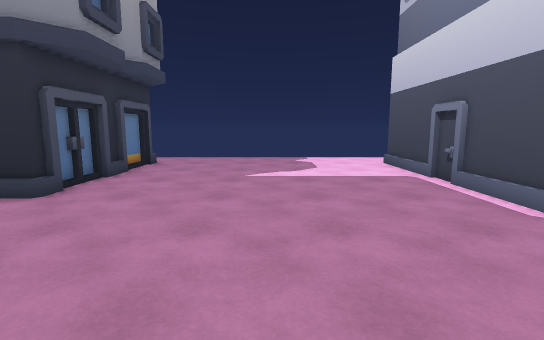
view 1 (above)

22 first-person views from a walk through a 3-D level made in the Unity game engine. The camera is 1.4 m above the floor, tilts 8° down and sees 85° across. The floor is counted in squares, 0.9 m on a side. Each view is taken from the middle of a square. On the plan, view 1 faces up. The plan holds only what a view shows up to about 15 squares ahead; the rest is blank. The place goes on beyond the plan. The player is left out. Some animated figures are not drawn. Some surface patterns are stand-ins.

view 2
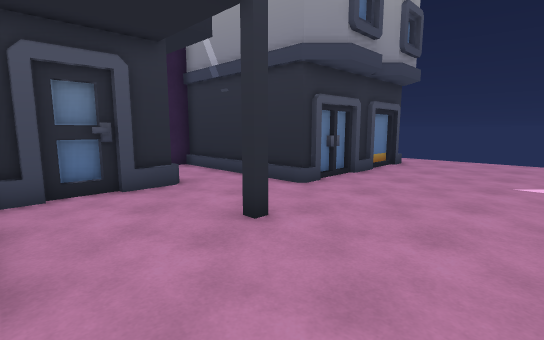

view 3
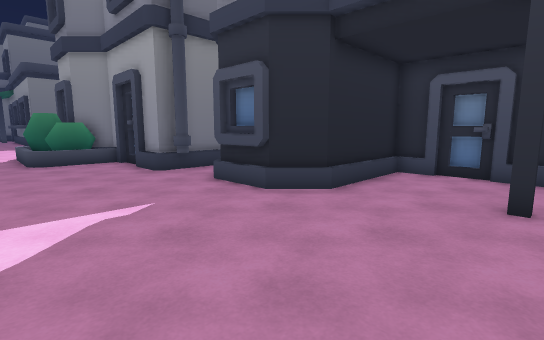

view 4
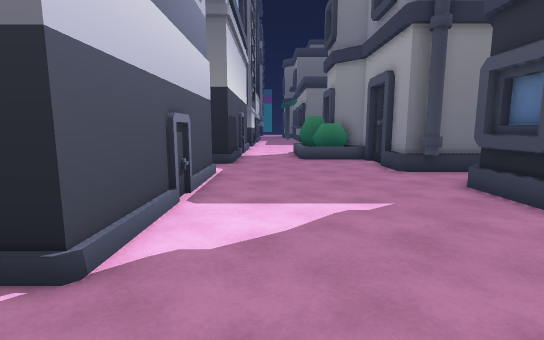

view 5
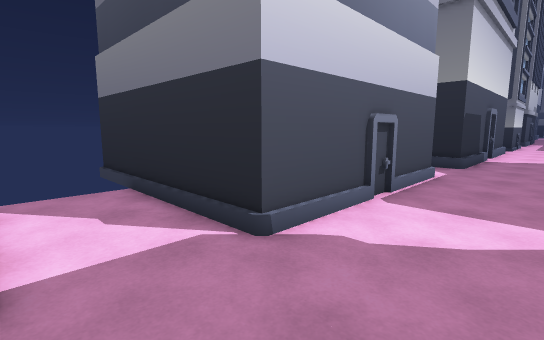

view 6
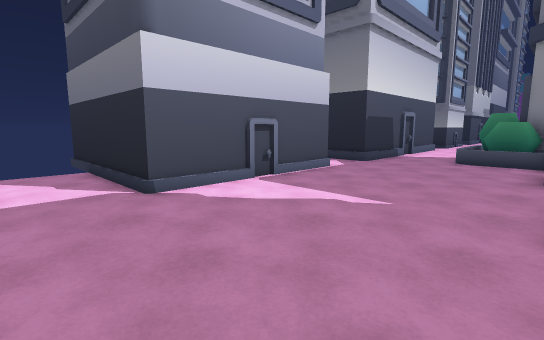

view 7
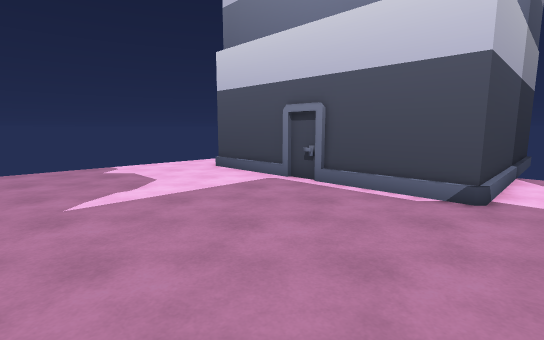

view 8
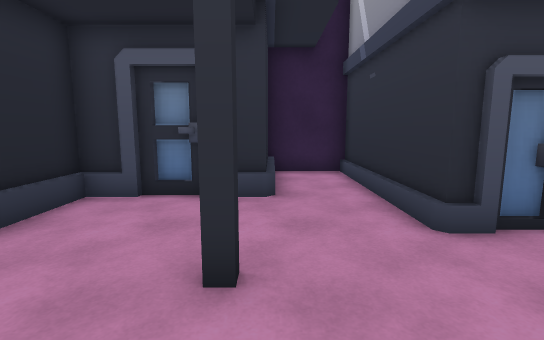

view 9
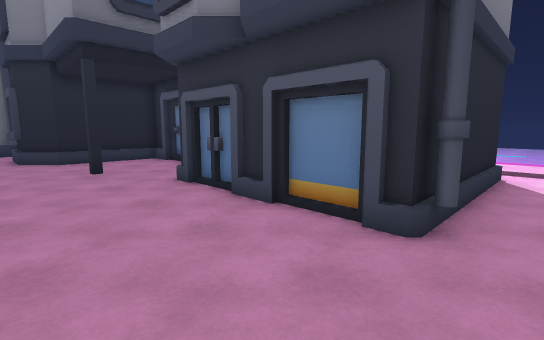

view 10
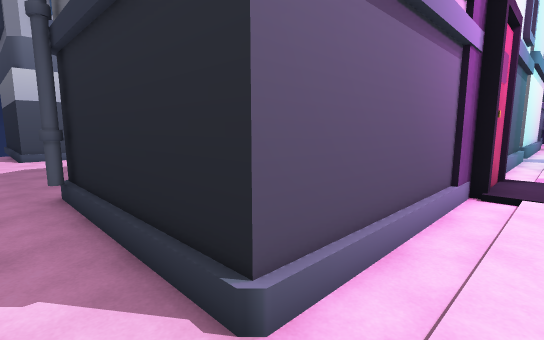

view 11
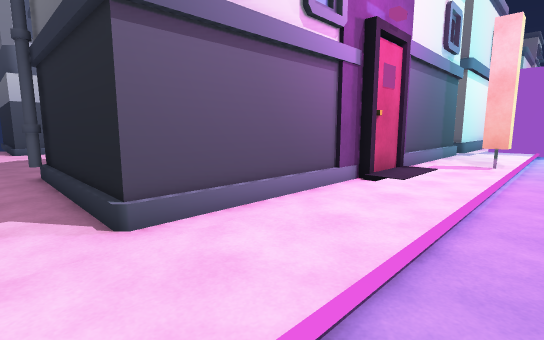

view 12
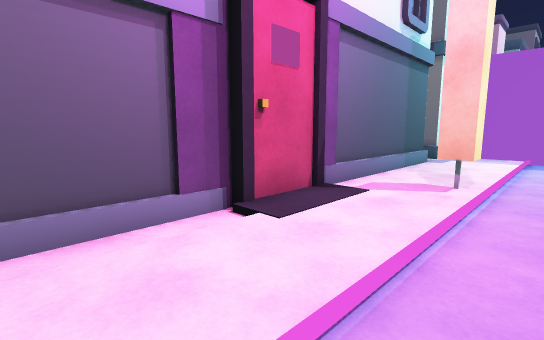

view 13
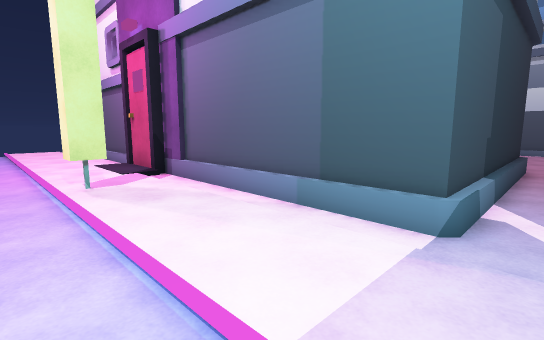

view 14
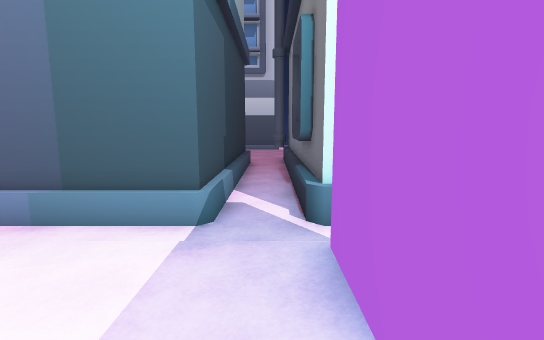

view 15
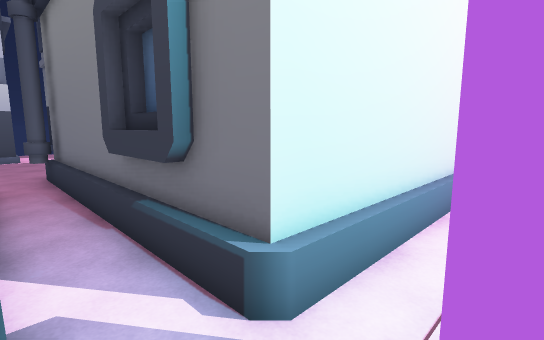

view 16
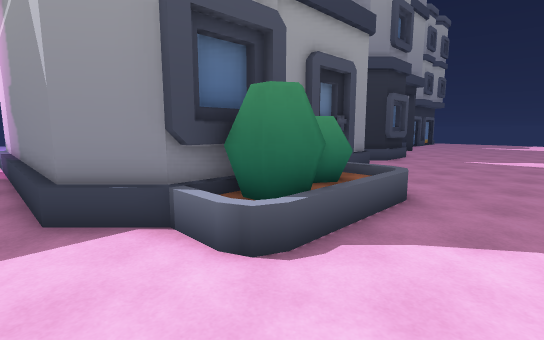

view 17
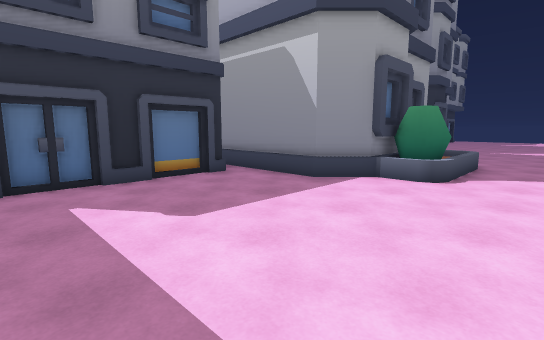

view 18
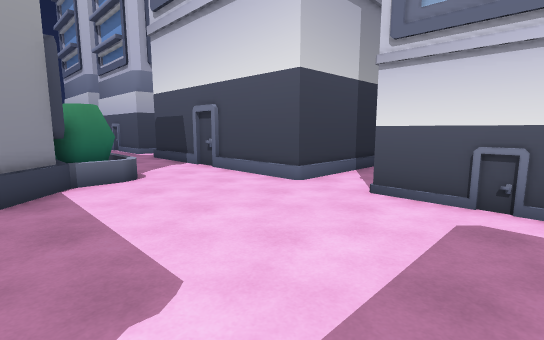

view 19
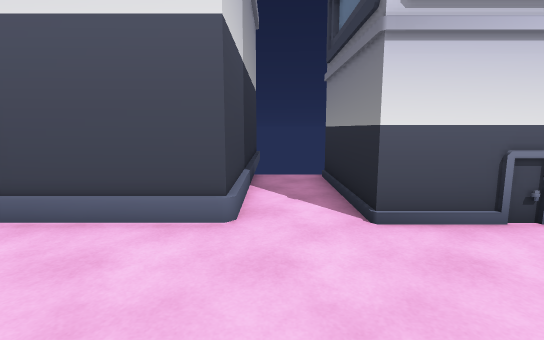

view 20
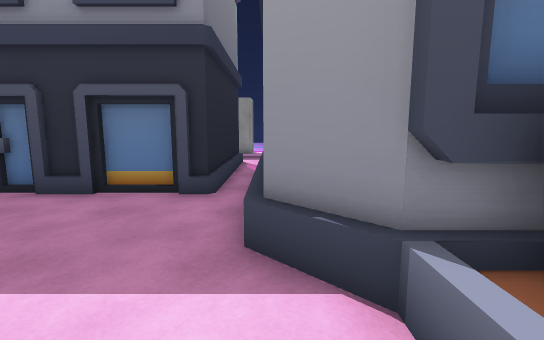

view 21
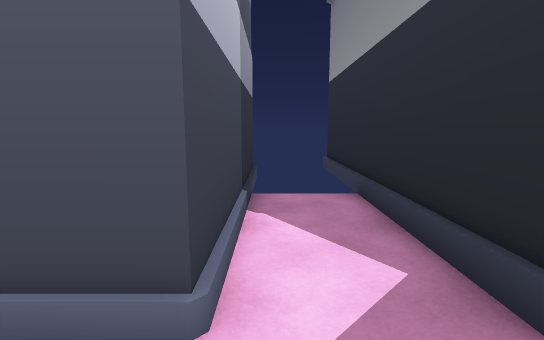

view 22
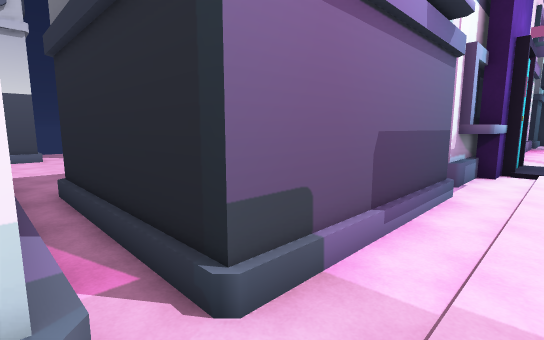

### Floor plan
Key: @ floor where view 1 was taken; # wall or solid block; . main floor; : floor 0.25 m higher than the main floor; / step, stairs or slope; O other object.
Columns run from 17 left of view 1 to 11 right of it. Each row starts with its distance up from view 1.
 15 . ::....................
 14  /::.......O............
 13 ./::.OOOOOOOO.........OOO
 12 ./::.O     O..........O
 11 ./::.O     OO.........O
 10 ./::.O      O.........O
  9 ./::.O     O..........O
  8 ./::.#     OO.........O
  7 ./::.#OOOOOOO.........O
  6 ./::O#................O
  5 ./::##................O
  4 ./::O#OOOO...O.........OOOOOO
  3 ./::.#   O...O.............
  2 ./#:.O   O.................
  1 ./::.O   O............OOOOOOO
  0 ./::.O   OOOOO...@....O
 -1 ./::.O        O.......O
 -2 ./::.O        OO......O
 -3 ./::.O        OO......O
 -4 ./::.O        O.......O
 -5  /::.OOOOOOOOO........O
 -6 ./::..........OO......OOOOOOO
 -7  ###.OOOOOOOOOOO...........
 -8     .O         O...........
 -9     .O         O......OOOOOOO
-10     .O         O......O
-11     .O         OOOO...O
-12      O         OOOOO..O
-13      O          OOOO..O
-14                 OOOO..O
-15                 OOOO..O
-16                 OOO...O
-17    : OOOOOOOOOOOO.....O
-18      .................O
-19     .OOOOOOOO.........OOOOOOO
-20     .O      O..............
-21    :.O      O..............
-22    :.O      O.........######
-23    :.O      O.........#
-24    :.O      O.........#
-25    :.O      O.........#

Where each view was taken, in squares from view 1:
view 1: 0 up, 0 right, facing up
view 2: 0 up, 0 right, facing up-left
view 3: 4 up, 3 right, facing down-left
view 4: 4 up, 3 right, facing down
view 5: 4 up, 2 right, facing down-right
view 6: 4 up, 2 left, facing down-right
view 7: 3 up, 2 left, facing up-right
view 8: 4 up, 1 left, facing left
view 9: 15 up, 1 left, facing down-left
view 10: 15 up, 14 left, facing down-right
view 11: 15 up, 17 left, facing down-right
view 12: 10 up, 17 left, facing down-right
view 13: 6 down, 17 left, facing up-right
view 14: 6 down, 17 left, facing right
view 15: 5 down, 14 left, facing down-right
view 16: 18 down, 4 right, facing up-left
view 17: 25 down, 4 right, facing up-left
view 18: 25 down, 2 left, facing up-right
view 19: 20 down, 0 right, facing right
view 20: 17 down, 2 right, facing left
view 21: 7 down, 3 right, facing right
view 22: 17 down, 14 left, facing down-right
